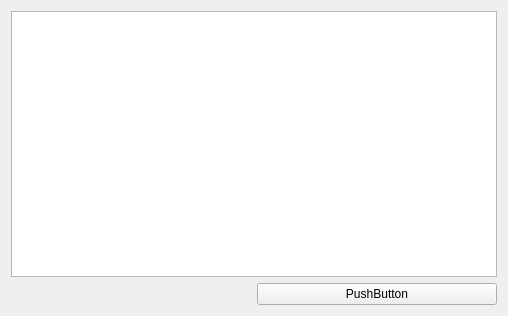
<?xml version="1.0" encoding="UTF-8"?>
<ui version="4.0">
 <class>Widget</class>
 <widget class="QWidget" name="Widget">
  <property name="geometry">
   <rect>
    <x>0</x>
    <y>0</y>
    <width>508</width>
    <height>316</height>
   </rect>
  </property>
  <property name="windowTitle">
   <string>Form</string>
  </property>
  <layout class="QGridLayout" name="gridLayout">
   <item row="0" column="0" colspan="2">
    <widget class="QListWidget" name="dirs"/>
   </item>
   <item row="1" column="0">
    <widget class="KUrlRequester" name="url"/>
   </item>
   <item row="1" column="1">
    <widget class="QPushButton" name="pb_addurl">
     <property name="text">
      <string>PushButton</string>
     </property>
    </widget>
   </item>
  </layout>
 </widget>
 <customwidgets>
  <customwidget>
   <class>KUrlRequester</class>
   <extends>QFrame</extends>
   <header>kurlrequester.h</header>
  </customwidget>
 </customwidgets>
 <resources/>
 <connections/>
</ui>
